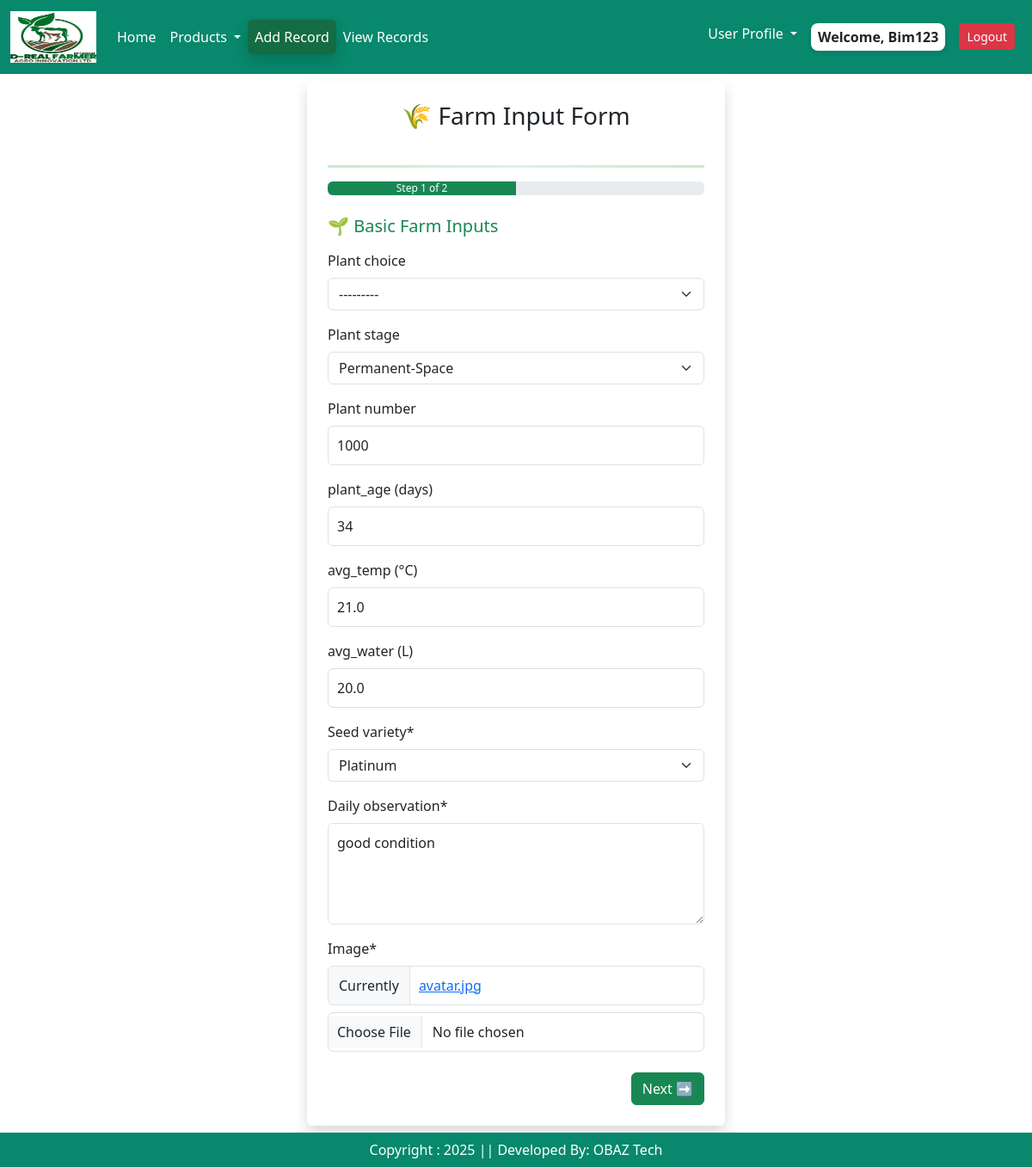
The app's page /farmrecords/edit/23 (signed in) with its own data.
### app/models.py (models this page shows, shortened)
class Farminputs(models.Model):
    user = models.ForeignKey(User, on_delete=models.CASCADE)
    plant_choice =  models.CharField(choices = plant_choices  , max_length = 12, null=True, blank=True)
    plant_stage =  models.CharField(choices = stage_choices , max_length = 2, null=True, blank=True)
    plant_number = models.IntegerField(default= 0,null=True, blank=True)
    plant_age =  models.IntegerField(default= 0,null=True, blank=True)
    cocopeat_name= models.CharField(choices = cocopeat_choices , max_length = 2, null=True, blank=True)
    cocopeat_weight = models.FloatField(default= 0, null=True, blank=True)
    avg_temp = models.FloatField(default= 0, null=True, blank=True)
    avg_water = models.FloatField(default= 0, null=True, blank=True)
    seed_variety = models.CharField(choices = seed_choices, max_length = 12)
    daily_observation = models.TextField( default = '')
    image = models.ImageField(default = 'avatar.jpg',  upload_to = 'Observation_Images')
    created_at = models.DateTimeField(auto_now_add=True)
    class Meta:
        verbose_name = "Farminput"
        verbose_name_plural = "Farminput"  # Prevents Django from adding "s"

### app/views.py (the view)
# urls.py: path('farmrecords/edit/<int:pk>', views.farmrecords_edit, name = "farmrecordsedit"),
@login_required(login_url = 'user_login')
def farmrecords_edit(request, pk):
    item = Farminputs.objects.get(id=pk)
    try:
        item_two = Farminputtwo.objects.get(FI=item)
    except Farminputtwo.DoesNotExist:
        item_two = None  # if it doesn't exist yet
    if request.method == 'POST':
        form = FarminputForm(request.POST,  request.FILES,instance=item)
        formtwo = FarminputtwoForm(request.POST, instance=item_two)
        if form.is_valid() and formtwo.is_valid():
            updated_item = form.save()
            updated_item_two = formtwo.save(commit=False)
            updated_item_two.FI = updated_item  # Link to Farminputs
            updated_item_two.save()
            updaterectified(item.id)
            messages.success(request, "✅ Record updated successfully.")
            return redirect('viewrecords')
    else:
        form = FarminputForm(instance=item)
        formtwo = FarminputtwoForm(instance=item_two)
    context = {
        'form': form,
        'formtwo': formtwo,
        'itemid':item.id
    }
    return render(request, 'edit_farminginput.html', context)

### app/forms.py (shortened to what this page needs)
class FarminputForm(forms.ModelForm):
    class Meta:
        model = Farminputs
        fields = ['plant_choice','plant_stage','plant_number','plant_age','cocopeat_name','cocopeat_weight',
                  'avg_temp','avg_water', 'seed_variety',
                  'daily_observation', 'image']
        widgets = {
            "daily_observation": forms.Textarea(attrs={"rows": 4}),  # 👈 make textarea taller
        }
        labels = {
            "plant_age":"plant_age (days)",
            "cocopeat_weight": "Cocopeat weight (kg)",  # 👈 adds (kg) to the field label
             "avg_temp": "avg_temp (°C)",
             "avg_water":"avg_water (L)",
        }
    def __init__(self, *args, **kwargs):
        super().__init__(*args, **kwargs)

class FarminputtwoForm(forms.ModelForm):
    class Meta:
        model = Farminputtwo
        fields = ['fungicide_name','avg_fungicide','insecticide_name','avg_insecticide','herbicide_name','avg_herbicide',
                  'micronutrient_name', 'avg_micronutrient','fertilizer_name',
                  'avg_fertilizer']
        labels = {
              "avg_fungicide":"avg_fungicide (L)",
              "avg_insecticide":"avg_insecticide (L)",
              "avg_micronutrient":"avg_micronutrient (L)",
              "avg_fertilizer":"avg_fertilizer (kg)",
              "avg_herbicide":"avg_herbicide (L)"
          }
    def __init__(self, *args, **kwargs):
        super().__init__(*args, **kwargs)

### app/templates/edit_farminginput.html (shortened to what this page needs)
{% extends 'base.html' %}
{% load static %}
{% load crispy_forms_tags %}
{% block main-content %}
<div class="container mt-2 mb-5">
  <div class="row justify-content-center">
    <div class="col-md-6 col-lg-5">
      <div class="card shadow border-0 p-4">
        <h3 class="text-center mb-4">🌾 Farm Input Form</h3>
        <hr class="gradient-double">
        <div class="progress mb-4">
          <div id="progress-bar" class="progress-bar bg-success" style="width: 50%;">
            Step 1 of 2
          </div>
        </div>
        <form method="POST" id="farmForm" enctype="multipart/form-data">
          <div class="form-step" id="step1">
            <h5 class="mb-3 text-success">🌱 Basic Farm Inputs</h5>
            {{ form|crispy }}
            <div class="d-flex justify-content-end mt-4">
              <button type="button" class="btn btn-success" id="nextBtn">Next ➡</button>
            </div>
          </div>
        </form>
      </div>
    </div>
  </div>
</div>
<br/><br/>
<br/><br/>
{% endblock main-content %}

### app/templates/base.html (shortened to what this page needs)
<!DOCTYPE html>
{% load static %}
<html lang="en">
<head>
    <link href = "https://cdn.jsdelivr.net/npm/bootstrap@5.3.3/dist/css/bootstrap.min.css" rel = "stylesheet"
    />
    <link href="https://cdn.jsdelivr.net/npm/bootstrap-icons/font/bootstrap-icons.css" rel="stylesheet"/>
    <link rel = "stylesheet" href = "{% static '/css/owl.carousel.min.css' %}" />
    <link rel = "stylesheet" href = "{% static '/css/all.min.css' %}" />
     <link rel = "stylesheet" href = "{% static '/css/style.css' %}" />
</head>
<body>
<div class = "row">
  <div class = "col-sm-12">
<nav class="navbar navbar-expand-lg" >
  <div class="container-fluid">
   <a class="navbar-brand" href="{% url 'home' %}"><img src = "{% static "/images/site_logo.png" %}" width = "100" height = "60"/></a>
{% if user.is_authenticated %}
    <div class="collapse navbar-collapse" id="navbarNavDropdown">
      <ul class="navbar-nav me-auto mb-2 mb-lg-0">
        <li class="nav-item">
          <a class="nav-link active" aria-current="page" href="#">Home</a>
        </li>
        <li class="nav-item dropdown">
          <a class="nav-link dropdown-toggle" href="#" role="button" data-bs-toggle="dropdown" aria-expanded="false">
            Products
          </a>
        </li>
           <li class="nav-item">
          <a class="nav-link active btn btn-success shadow" aria-current="page" href="{% url 'register' %}">Add Record</a>
        </li>
   <li class="nav-item">
          <a class="nav-link active" aria-current="page" href="{% url 'viewrecords' %}">View Records</a>
        </li>
      </ul>
      <ul class="navbar-nav ml-auto">
          {% if user.is_authenticated and user.is_staff and user.is_superuser %}
        <li class="nav-item dropdown">
          <a class="nav-link dropdown-toggle  text-dark" href="#" role="button" data-bs-toggle="dropdown" aria-expanded="false">
            Admin Profile
          </a>
          <ul class="dropdown-menu dropdown-menu-end shadow-sm rounded-3">
            <li><a class="dropdown-item" href="{% url 'staff_list' %}">Staff List</a></li>
             <li><a class="dropdown-item" href="{% url 'user_profile' %}">View Profile</a></li>
            <li><a class="dropdown-item" href="#">Spraying_Chart </a></li>
            {% comment %} <li><a class="dropdown-item" href="#">View Suggestions  </a></li> {% endcomment %}
            <li><a class="dropdown-item" href="{% url 'updatefarmrecordlist' %}">Update Farm Records </a></li>
          </ul>
        </li>
        {% else %}
        <li class="nav-item dropdown">
          <a class="nav-link dropdown-toggle  text-dark" href="#" role="button" data-bs-toggle="dropdown" aria-expanded="false">
            User Profile
          </a>
        </li>
        {% endif %}
         <li class="nav-item p-2">
       {% if request.user.is_authenticated %} <span class = "welcome-user text-dark text-capitalize px-2 py-1">  welcome, {{request.user}} {% endif %}</span>
        </li>
        <li class="nav-item p-2">
           <a href="{% url 'user_logout' %}" class="btn btn-danger btn-sm">Logout</a>
        </li>
</ul>
   {% endif %}
    </div>
  </div>
</nav>
</div>
{% block main-content %}{% endblock main-content %}
<footer class = "container-fluid fixed-bottom text-white text-center p-2 mt-5">
Copyright : 2025 || Developed By: OBAZ Tech
</footer>
</body>
</html>

### app/static/css/style.css (style rules this page uses)
.navbar { background-color: rgb(8, 136, 108) !important; }
.nav-link { color: white !important; }
footer { background-color: rgb(8, 136, 108) !important; }
.form-control { padding: 10px !important; }
.gradient-double { border: none; height: 4px; background: linear-gradient(to bottom, #333 33%, transparent 33%, transparent 66%, #333 66%); }
.welcome-user { background-color: #fff; border-radius: 8px; font-weight: 600; box-shadow: 0 2px 5px rgba(0, 0, 0, 0.1); display: inline-block; }
.gradient-double { height: 3px; background: linear-gradient(to right, #28a745, #81c784, #28a745); border: none; margin: 1rem 0; }

### records on screen
Farminputs: plant_choice "---------", plant_stage "Permanent-Space", plant_number "1000", plant_age "34", avg_temp "21.0", avg_water "20.0", seed_variety "Platinum", daily_observation "good condition"

### other values on screen
{{ request.user }} "Bim123"
